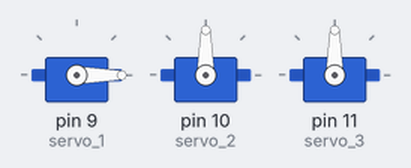
Simulated run of this sketch. Board: Arduino Uno, built with avr-gcc and run on an emulated ATmega328P. Parts: 3 × servo.

Above: at 0.05 s.
At 1.5 s:
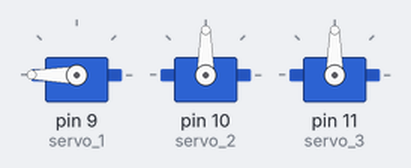
At 3.0 s:
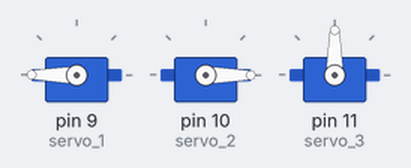
At 3.75 s:
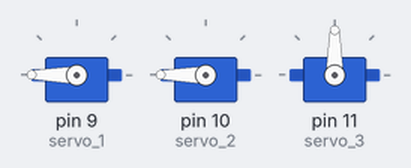
At 4.5 s:
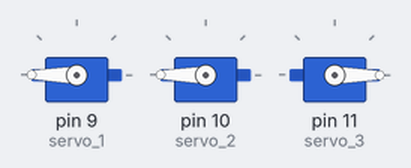
At 6.0 s:
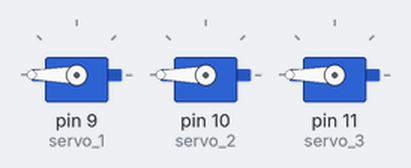
Timing chart, 0 to 7.8 s (numbered marks = the images above):
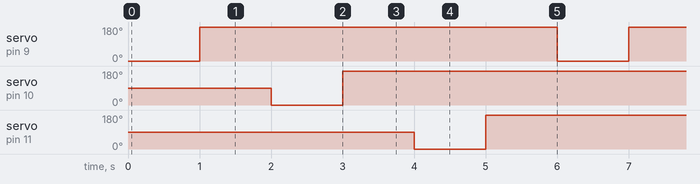

Measured:
- by itself, servo on pin 9 (servo_1), servo on pin 10 (servo_2), servo on pin 11 (servo_3): alternates 180° for 5.0 s and 0° for 1.0 s

The sketch:

moving_multiple_motors.ino
```cpp
#include <Servo.h>

Servo servo_1;
Servo servo_2;
Servo servo_3;

void setup()
{
  servo_1.attach(9);
  servo_2.attach(10);
  servo_3.attach(11);
}

void loop()
{
  servo_1.write( 0 );
  delay( 1000 );
  servo_1.write( 180 );
  delay( 1000 );
  servo_2.write( 0 );
  delay( 1000 );
  servo_2.write( 180 );
  delay( 1000 );
  servo_3.write( 0 );
  delay( 1000 );
  servo_3.write( 180 );
  delay( 1000 );
}
```
